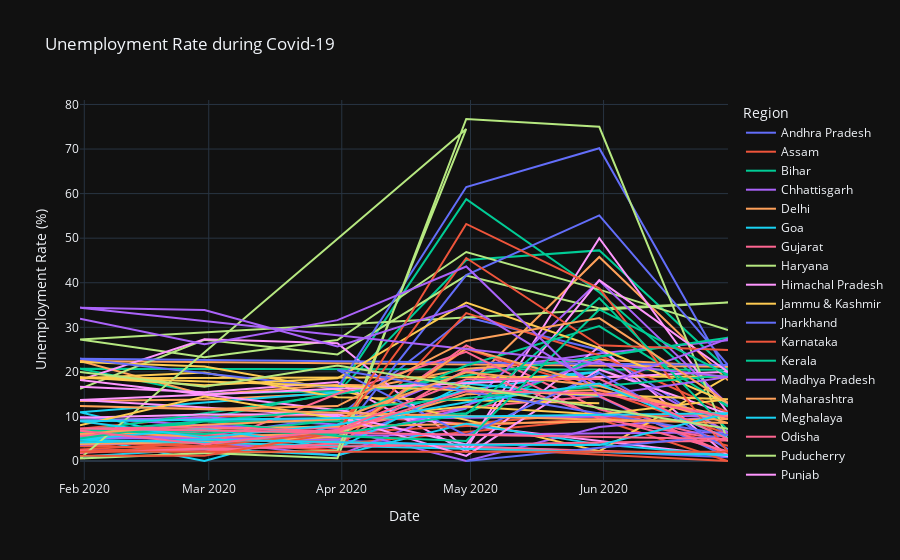

Source (notebook cell):
### Markdown cell above
# Visualizations

### Code cell
# Filter the data for the Covid-19 period
start_date = pd.to_datetime('2020-01-01')
end_date = pd.to_datetime('2022-12-31')
covid_df = df[(df['Date'] >= start_date) & (df['Date'] <= end_date)]

# Plot the unemployment rate over time during Covid-19
fig = px.line(covid_df, x='Date', y='EstimatedUnemploymentRate(%)',
              title='Unemployment Rate during Covid-19', color='Region',
              labels={'EstimatedUnemploymentRate(%)': 'Unemployment Rate (%)'},
              template='plotly_dark')  # Use a white background template

# Show the plot
fig.show()

# Based on the provided graph, it is evident that the region of Puducherry recorded the highest unemployment rate, reaching 76% on April 30, 2020.

### Figure 1 — Plotly figure (JSON) as saved in the notebook; plotly's stock layout.template omitted (floating-point values rounded to 4 significant figures)
{"data": [{"hovertemplate": "Region=Andhra Pradesh<br>Date=%{x}<br>Unemployment Rate (%)=%{y}<extra></extra>", "legendgroup": "Andhra Pradesh", "line": {"color": "#636efa", "dash": "solid"}, "marker": {"symbol": "circle"}, "mode": "lines", "name": "Andhra Pradesh", "orientation": "v", "showlegend": true, "type": "scatter", "x": ["2020-01-31T00:00:00", "2020-02-29T00:00:00", "2020-03-31T00:00:00", "2020-04-30T00:00:00", "2020-05-31T00:00:00", "2020-06-30T00:00:00", "2020-01-31T00:00:00", "2020-02-29T00:00:00", "2020-03-31T00:00:00", "2020-04-30T00:00:00", "2020-05-31T00:00:00", "2020-06-30T00:00:00"], "xaxis": "x", "y": [4.84, 5.91, 4.06, 16.29, 14.46, 0.85, 7.11, 5.66, 9.88, 32.3, 24.91, 5.86], "yaxis": "y"}, {"hovertemplate": "Region=Assam<br>Date=%{x}<br>Unemployment Rate (%)=%{y}<extra></extra>", "legendgroup": "Assam", "line": {"color": "#EF553B", "dash": "solid"}, "marker": {"symbol": "circle"}, "mode": "lines", "name": "Assam", "orientation": "v", "showlegend": true, "type": "scatter", "x": ["2020-01-31T00:00:00", "2020-02-29T00:00:00", "2020-03-31T00:00:00", "2020-05-31T00:00:00", "2020-06-30T00:00:00", "2020-01-31T00:00:00", "2020-02-29T00:00:00", "2020-03-31T00:00:00", "2020-04-30T00:00:00", "2020-05-31T00:00:00", "2020-06-30T00:00:00"], "xaxis": "x", "y": [4.29, 3.26, 3.77, 9.38, 0, 7.24, 9.98, 10.34, 8.37, 10.77, 3.42], "yaxis": "y"}, {"hovertemplate": "Region=Bihar<br>Date=%{x}<br>Unemployment Rate (%)=%{y}<extra></extra>", "legendgroup": "Bihar", "line": {"color": "#00cc96", "dash": "solid"}, "marker": {"symbol": "circle"}, "mode": "lines", "name": "Bihar", "orientation": "v", "showlegend": true, "type": "scatter", "x": ["2020-01-31T00:00:00", "2020-02-29T00:00:00", "2020-03-31T00:00:00", "2020-04-30T00:00:00", "2020-05-31T00:00:00", "2020-06-30T00:00:00", "2020-01-31T00:00:00", "2020-02-29T00:00:00", "2020-03-31T00:00:00", "2020-04-30T00:00:00", "2020-05-31T00:00:00", "2020-06-30T00:00:00"], "xaxis": "x", "y": [9.13, 9.61, 15.39, 45.09, 47.26, 20.49, 20.69, 15.11, 15.73, 58.77, 37.87, 12.45], "yaxis": "y"}, {"hovertemplate": "Region=Chhattisgarh<br>Date=%{x}<br>Unemployment Rate (%)=%{y}<extra></extra>", "legendgroup": "Chhattisgarh", "line": {"color": "#ab63fa", "dash": "solid"}, "marker": {"symbol": "circle"}, "mode": "lines", "name": "Chhattisgarh", "orientation": "v", "showlegend": true, "type": "scatter", "x": ["2020-01-31T00:00:00", "2020-02-29T00:00:00", "2020-03-31T00:00:00", "2020-04-30T00:00:00", "2020-05-31T00:00:00", "2020-06-30T00:00:00", "2020-01-31T00:00:00", "2020-02-29T00:00:00", "2020-03-31T00:00:00", "2020-04-30T00:00:00", "2020-05-31T00:00:00", "2020-06-30T00:00:00"], "xaxis": "x", "y": [9.89, 7.89, 7.31, 0, 7.64, 10.14, 9.01, 9.79, 8.21, 20.13, 24.1, 27.07], "yaxis": "y"}, {"hovertemplate": "Region=Delhi<br>Date=%{x}<br>Unemployment Rate (%)=%{y}<extra></extra>", "legendgroup": "Delhi", "line": {"color": "#FFA15A", "dash": "solid"}, "marker": {"symbol": "circle"}, "mode": "lines", "name": "Delhi", "orientation": "v", "showlegend": true, "type": "scatter", "x": ["2020-01-31T00:00:00", "2020-02-29T00:00:00", "2020-03-31T00:00:00", "2020-04-30T00:00:00", "2020-05-31T00:00:00", "2020-06-30T00:00:00", "2020-01-31T00:00:00", "2020-02-29T00:00:00", "2020-03-31T00:00:00", "2020-04-30T00:00:00", "2020-05-31T00:00:00", "2020-06-30T00:00:00"], "xaxis": "x", "y": [13.48, 13.81, 15.18, 20.69, 22.76, 21.14, 22.45, 14.86, 17.09, 16.51, 45.78, 18.11], "yaxis": "y"}, {"hovertemplate": "Region=Goa<br>Date=%{x}<br>Unemployment Rate (%)=%{y}<extra></extra>", "legendgroup": "Goa", "line": {"color": "#19d3f3", "dash": "solid"}, "marker": {"symbol": "circle"}, "mode": "lines", "name": "Goa", "orientation": "v", "showlegend": true, "type": "scatter", "x": ["2020-01-31T00:00:00", "2020-02-29T00:00:00", "2020-04-30T00:00:00", "2020-05-31T00:00:00", "2020-01-31T00:00:00", "2020-02-29T00:00:00", "2020-03-31T00:00:00", "2020-04-30T00:00:00"], "xaxis": "x", "y": [5.38, 0, 15.91, 20, 10.92, 4.31, 4.76, 11.76], "yaxis": "y"}, {"hovertemplate": "Region=Gujarat<br>Date=%{x}<br>Unemployment Rate (%)=%{y}<extra></extra>", "legendgroup": "Gujarat", "line": {"color": "#FF6692", "dash": "solid"}, "marker": {"symbol": "circle"}, "mode": "lines", "name": "Gujarat", "orientation": "v", "showlegend": true, "type": "scatter", "x": ["2020-01-31T00:00:00", "2020-02-29T00:00:00", "2020-03-31T00:00:00", "2020-04-30T00:00:00", "2020-05-31T00:00:00", "2020-06-30T00:00:00", "2020-01-31T00:00:00", "2020-02-29T00:00:00", "2020-03-31T00:00:00", "2020-04-30T00:00:00", "2020-05-31T00:00:00", "2020-06-30T00:00:00"], "xaxis": "x", "y": [5.35, 6.64, 7.59, 12, 14.58, 1.41, 5.82, 6.04, 5.39, 25.94, 11.62, 4.54], "yaxis": "y"}, {"hovertemplate": "Region=Haryana<br>Date=%{x}<br>Unemployment Rate (%)=%{y}<extra></extra>", "legendgroup": "Haryana", "line": {"color": "#B6E880", "dash": "solid"}, "marker": {"symbol": "circle"}, "mode": "lines", "name": "Haryana", "orientation": "v", "showlegend": true, "type": "scatter", "x": ["2020-01-31T00:00:00", "2020-02-29T00:00:00", "2020-03-31T00:00:00", "2020-04-30T00:00:00", "2020-05-31T00:00:00", "2020-06-30T00:00:00", "2020-01-31T00:00:00", "2020-02-29T00:00:00", "2020-03-31T00:00:00", "2020-04-30T00:00:00", "2020-05-31T00:00:00", "2020-06-30T00:00:00"], "xaxis": "x", "y": [16.21, 27.19, 23.92, 41.61, 34.22, 35.57, 27.24, 23.29, 27.14, 46.89, 38.46, 29.41], "yaxis": "y"}, {"hovertemplate": "Region=Himachal Pradesh<br>Date=%{x}<br>Unemployment Rate (%)=%{y}<extra></extra>", "legendgroup": "Himachal Pradesh", "line": {"color": "#FF97FF", "dash": "solid"}, "marker": {"symbol": "circle"}, "mode": "lines", "name": "Himachal Pradesh", "orientation": "v", "showlegend": true, "type": "scatter", "x": ["2020-01-31T00:00:00", "2020-02-29T00:00:00", "2020-03-31T00:00:00", "2020-04-30T00:00:00", "2020-05-31T00:00:00", "2020-06-30T00:00:00", "2020-01-31T00:00:00", "2020-02-29T00:00:00", "2020-03-31T00:00:00", "2020-04-30T00:00:00", "2020-05-31T00:00:00", "2020-06-30T00:00:00"], "xaxis": "x", "y": [16.67, 15.42, 17.71, 2.13, 25.64, 1.12, 18.15, 27.31, 26.44, 2.7, 50, 10.81], "yaxis": "y"}, {"hovertemplate": "Region=Jammu & Kashmir<br>Date=%{x}<br>Unemployment Rate (%)=%{y}<extra></extra>", "legendgroup": "Jammu & Kashmir", "line": {"color": "#FECB52", "dash": "solid"}, "marker": {"symbol": "circle"}, "mode": "lines", "name": "Jammu & Kashmir", "orientation": "v", "showlegend": true, "type": "scatter", "x": ["2020-01-31T00:00:00", "2020-02-29T00:00:00", "2020-03-31T00:00:00", "2020-05-31T00:00:00", "2020-06-30T00:00:00", "2020-01-31T00:00:00", "2020-02-29T00:00:00", "2020-03-31T00:00:00", "2020-05-31T00:00:00"], "xaxis": "x", "y": [22.19, 21.23, 16, 2.22, 18.97, 18.54, 19.86, 14.29, 12.96], "yaxis": "y"}, {"hovertemplate": "Region=Jharkhand<br>Date=%{x}<br>Unemployment Rate (%)=%{y}<extra></extra>", "legendgroup": "Jharkhand", "line": {"color": "#636efa", "dash": "solid"}, "marker": {"symbol": "circle"}, "mode": "lines", "name": "Jharkhand", "orientation": "v", "showlegend": true, "type": "scatter", "x": ["2020-01-31T00:00:00", "2020-02-29T00:00:00", "2020-03-31T00:00:00", "2020-04-30T00:00:00", "2020-05-31T00:00:00", "2020-06-30T00:00:00", "2020-01-31T00:00:00", "2020-02-29T00:00:00", "2020-03-31T00:00:00", "2020-04-30T00:00:00", "2020-05-31T00:00:00", "2020-06-30T00:00:00"], "xaxis": "x", "y": [6.16, 9.06, 5.01, 41.72, 55.1, 21.53, 22.96, 19.67, 16.4, 61.48, 70.17, 19.38], "yaxis": "y"}, {"hovertemplate": "Region=Karnataka<br>Date=%{x}<br>Unemployment Rate (%)=%{y}<extra></extra>", "legendgroup": "Karnataka", "line": {"color": "#EF553B", "dash": "solid"}, "marker": {"symbol": "circle"}, "mode": "lines", "name": "Karnataka", "orientation": "v", "showlegend": true, "type": "scatter", "x": ["2020-01-31T00:00:00", "2020-02-29T00:00:00", "2020-03-31T00:00:00", "2020-04-30T00:00:00", "2020-05-31T00:00:00", "2020-06-30T00:00:00", "2020-01-31T00:00:00", "2020-02-29T00:00:00", "2020-03-31T00:00:00", "2020-04-30T00:00:00", "2020-05-31T00:00:00", "2020-06-30T00:00:00"], "xaxis": "x", "y": [2.57, 4.11, 2.39, 33.17, 23.72, 10.92, 3.31, 2.88, 4.92, 25.12, 15.88, 6.12], "yaxis": "y"}, {"hovertemplate": "Region=Kerala<br>Date=%{x}<br>Unemployment Rate (%)=%{y}<extra></extra>", "legendgroup": "Kerala", "line": {"color": "#00cc96", "dash": "solid"}, "marker": {"symbol": "circle"}, "mode": "lines", "name": "Kerala", "orientation": "v", "showlegend": true, "type": "scatter", "x": ["2020-01-31T00:00:00", "2020-02-29T00:00:00", "2020-03-31T00:00:00", "2020-04-30T00:00:00", "2020-05-31T00:00:00", "2020-06-30T00:00:00", "2020-01-31T00:00:00", "2020-02-29T00:00:00", "2020-03-31T00:00:00", "2020-04-30T00:00:00", "2020-05-31T00:00:00", "2020-06-30T00:00:00"], "xaxis": "x", "y": [4.11, 8.91, 8.85, 10.71, 23.38, 27.66, 6.65, 6.08, 9.14, 21.43, 30.28, 12.17], "yaxis": "y"}, {"hovertemplate": "Region=Madhya Pradesh<br>Date=%{x}<br>Unemployment Rate (%)=%{y}<extra></extra>", "legendgroup": "Madhya Pradesh", "line": {"color": "#ab63fa", "dash": "solid"}, "marker": {"symbol": "circle"}, "mode": "lines", "name": "Madhya Pradesh", "orientation": "v", "showlegend": true, "type": "scatter", "x": ["2020-01-31T00:00:00", "2020-02-29T00:00:00", "2020-03-31T00:00:00", "2020-04-30T00:00:00", "2020-05-31T00:00:00", "2020-06-30T00:00:00", "2020-01-31T00:00:00", "2020-02-29T00:00:00", "2020-03-31T00:00:00", "2020-04-30T00:00:00", "2020-05-31T00:00:00", "2020-06-30T00:00:00"], "xaxis": "x", "y": [3.66, 4.42, 1.19, 12.5, 22.46, 6.46, 5.17, 4.96, 4.8, 11.94, 40.49, 12.72], "yaxis": "y"}, {"hovertemplate": "Region=Maharashtra<br>Date=%{x}<br>Unemployment Rate (%)=%{y}<extra></extra>", "legendgroup": "Maharashtra", "line": {"color": "#FFA15A", "dash": "solid"}, "marker": {"symbol": "circle"}, "mode": "lines", "name": "Maharashtra", "orientation": "v", "showlegend": true, "type": "scatter", "x": ["2020-01-31T00:00:00", "2020-02-29T00:00:00", "2020-03-31T00:00:00", "2020-04-30T00:00:00", "2020-05-31T00:00:00", "2020-06-30T00:00:00", "2020-01-31T00:00:00", "2020-02-29T00:00:00", "2020-03-31T00:00:00", "2020-04-30T00:00:00", "2020-05-31T00:00:00", "2020-06-30T00:00:00"], "xaxis": "x", "y": [3.8, 4.24, 5.38, 25.28, 16.89, 9.4, 6.67, 5.34, 6.34, 14.99, 15.92, 10.01], "yaxis": "y"}, {"hovertemplate": "Region=Meghalaya<br>Date=%{x}<br>Unemployment Rate (%)=%{y}<extra></extra>", "legendgroup": "Meghalaya", "line": {"color": "#19d3f3", "dash": "solid"}, "marker": {"symbol": "circle"}, "mode": "lines", "name": "Meghalaya", "orientation": "v", "showlegend": true, "type": "scatter", "x": ["2020-01-31T00:00:00", "2020-02-29T00:00:00", "2020-03-31T00:00:00", "2020-04-30T00:00:00", "2020-05-31T00:00:00", "2020-06-30T00:00:00", "2020-01-31T00:00:00", "2020-02-29T00:00:00", "2020-03-31T00:00:00", "2020-04-30T00:00:00", "2020-05-31T00:00:00"], "xaxis": "x", "y": [0.97, 2.76, 1.28, 8.38, 3.73, 1.35, 4.76, 7.37, 2.8, 17.39, 14.58], "yaxis": "y"}, {"hovertemplate": "Region=Odisha<br>Date=%{x}<br>Unemployment Rate (%)=%{y}<extra></extra>", "legendgroup": "Odisha", "line": {"color": "#FF6692", "dash": "solid"}, "marker": {"symbol": "circle"}, "mode": "lines", "name": "Odisha", "orientation": "v", "showlegend": true, "type": "scatter", "x": ["2020-01-31T00:00:00", "2020-02-29T00:00:00", "2020-03-31T00:00:00", "2020-04-30T00:00:00", "2020-05-31T00:00:00", "2020-06-30T00:00:00", "2020-01-31T00:00:00", "2020-02-29T00:00:00", "2020-03-31T00:00:00", "2020-04-30T00:00:00", "2020-05-31T00:00:00", "2020-06-30T00:00:00"], "xaxis": "x", "y": [1.81, 3.31, 15.09, 24.48, 9.45, 4.59, 2.28, 2.19, 3.96, 20.5, 10, 2.18], "yaxis": "y"}, {"hovertemplate": "Region=Puducherry<br>Date=%{x}<br>Unemployment Rate (%)=%{y}<extra></extra>", "legendgroup": "Puducherry", "line": {"color": "#B6E880", "dash": "solid"}, "marker": {"symbol": "circle"}, "mode": "lines", "name": "Puducherry", "orientation": "v", "showlegend": true, "type": "scatter", "x": ["2020-01-31T00:00:00", "2020-02-29T00:00:00", "2020-03-31T00:00:00", "2020-04-30T00:00:00", "2020-01-31T00:00:00", "2020-02-29T00:00:00", "2020-03-31T00:00:00", "2020-04-30T00:00:00", "2020-05-31T00:00:00", "2020-06-30T00:00:00"], "xaxis": "x", "y": [0.58, 1.74, 2.31, 74.51, 0.57, 1.78, 0.62, 76.74, 75, 4.55], "yaxis": "y"}, {"hovertemplate": "Region=Punjab<br>Date=%{x}<br>Unemployment Rate (%)=%{y}<extra></extra>", "legendgroup": "Punjab", "line": {"color": "#FF97FF", "dash": "solid"}, "marker": {"symbol": "circle"}, "mode": "lines", "name": "Punjab", "orientation": "v", "showlegend": true, "type": "scatter", "x": ["2020-01-31T00:00:00", "2020-02-29T00:00:00", "2020-03-31T00:00:00", "2020-04-30T00:00:00", "2020-05-31T00:00:00", "2020-06-30T00:00:00", "2020-01-31T00:00:00", "2020-02-29T00:00:00", "2020-03-31T00:00:00", "2020-04-30T00:00:00", "2020-05-31T00:00:00", "2020-06-30T00:00:00"], "xaxis": "x", "y": [9.69, 10.41, 10.51, 3.69, 40.59, 20, 13.68, 11.99, 9.97, 1.13, 20.54, 10.55], "yaxis": "y"}, {"hovertemplate": "Region=Rajasthan<br>Date=%{x}<br>Unemployment Rate (%)=%{y}<extra></extra>", "legendgroup": "Rajasthan", "line": {"color": "#FECB52", "dash": "solid"}, "marker": {"symbol": "circle"}, "mode": "lines", "name": "Rajasthan", "orientation": "v", "showlegend": true, "type": "scatter", "x": ["2020-01-31T00:00:00", "2020-02-29T00:00:00", "2020-03-31T00:00:00", "2020-04-30T00:00:00", "2020-05-31T00:00:00", "2020-06-30T00:00:00", "2020-01-31T00:00:00", "2020-02-29T00:00:00", "2020-03-31T00:00:00", "2020-04-30T00:00:00", "2020-05-31T00:00:00", "2020-06-30T00:00:00"], "xaxis": "x", "y": [8, 14.48, 9.47, 12.25, 10.45, 13.86, 18.82, 17.02, 18.54, 35.53, 25.35, 13.04], "yaxis": "y"}, {"hovertemplate": "Region=Sikkim<br>Date=%{x}<br>Unemployment Rate (%)=%{y}<extra></extra>", "legendgroup": "Sikkim", "line": {"color": "#636efa", "dash": "solid"}, "marker": {"symbol": "circle"}, "mode": "lines", "name": "Sikkim", "orientation": "v", "showlegend": true, "type": "scatter", "x": ["2020-04-30T00:00:00", "2020-06-30T00:00:00", "2020-03-31T00:00:00", "2020-04-30T00:00:00", "2020-05-31T00:00:00", "2020-06-30T00:00:00"], "xaxis": "x", "y": [0, 5.81, 20.45, 5.77, 19.75, 2.63], "yaxis": "y"}, {"hovertemplate": "Region=Tamil Nadu<br>Date=%{x}<br>Unemployment Rate (%)=%{y}<extra></extra>", "legendgroup": "Tamil Nadu", "line": {"color": "#EF553B", "dash": "solid"}, "marker": {"symbol": "circle"}, "mode": "lines", "name": "Tamil Nadu", "orientation": "v", "showlegend": true, "type": "scatter", "x": ["2020-01-31T00:00:00", "2020-02-29T00:00:00", "2020-03-31T00:00:00", "2020-04-30T00:00:00", "2020-05-31T00:00:00", "2020-06-30T00:00:00", "2020-01-31T00:00:00", "2020-02-29T00:00:00", "2020-03-31T00:00:00", "2020-04-30T00:00:00", "2020-05-31T00:00:00", "2020-06-30T00:00:00"], "xaxis": "x", "y": [1.18, 1.17, 6.36, 53.19, 38.73, 2.06, 2.05, 3.31, 6.46, 45.55, 25.95, 24.93], "yaxis": "y"}, {"hovertemplate": "Region=Telangana<br>Date=%{x}<br>Unemployment Rate (%)=%{y}<extra></extra>", "legendgroup": "Telangana", "line": {"color": "#00cc96", "dash": "solid"}, "marker": {"symbol": "circle"}, "mode": "lines", "name": "Telangana", "orientation": "v", "showlegend": true, "type": "scatter", "x": ["2020-01-31T00:00:00", "2020-02-29T00:00:00", "2020-03-31T00:00:00", "2020-04-30T00:00:00", "2020-05-31T00:00:00", "2020-06-30T00:00:00", "2020-01-31T00:00:00", "2020-02-29T00:00:00", "2020-03-31T00:00:00", "2020-04-30T00:00:00", "2020-05-31T00:00:00", "2020-06-30T00:00:00"], "xaxis": "x", "y": [5.02, 9.02, 5.63, 4.51, 34.01, 19.3, 6.49, 6.74, 6.1, 10.5, 36.57, 6.92], "yaxis": "y"}, {"hovertemplate": "Region=Tripura<br>Date=%{x}<br>Unemployment Rate (%)=%{y}<extra></extra>", "legendgroup": "Tripura", "line": {"color": "#ab63fa", "dash": "solid"}, "marker": {"symbol": "circle"}, "mode": "lines", "name": "Tripura", "orientation": "v", "showlegend": true, "type": "scatter", "x": ["2020-01-31T00:00:00", "2020-02-29T00:00:00", "2020-03-31T00:00:00", "2020-04-30T00:00:00", "2020-05-31T00:00:00", "2020-06-30T00:00:00", "2020-01-31T00:00:00", "2020-02-29T00:00:00", "2020-03-31T00:00:00", "2020-04-30T00:00:00", "2020-05-31T00:00:00", "2020-06-30T00:00:00"], "xaxis": "x", "y": [31.91, 26.22, 31.61, 43.64, 14.71, 18.84, 34.37, 33.88, 25.69, 34.88, 16.78, 27.47], "yaxis": "y"}, {"hovertemplate": "Region=Uttar Pradesh<br>Date=%{x}<br>Unemployment Rate (%)=%{y}<extra></extra>", "legendgroup": "Uttar Pradesh", "line": {"color": "#FFA15A", "dash": "solid"}, "marker": {"symbol": "circle"}, "mode": "lines", "name": "Uttar Pradesh", "orientation": "v", "showlegend": true, "type": "scatter", "x": ["2020-01-31T00:00:00", "2020-02-29T00:00:00", "2020-03-31T00:00:00", "2020-04-30T00:00:00", "2020-05-31T00:00:00", "2020-06-30T00:00:00", "2020-01-31T00:00:00", "2020-02-29T00:00:00", "2020-03-31T00:00:00", "2020-04-30T00:00:00", "2020-05-31T00:00:00", "2020-06-30T00:00:00"], "xaxis": "x", "y": [6.06, 8.12, 9.37, 19.92, 16.89, 8.51, 12.34, 11.65, 12.32, 26.94, 32.06, 13.05], "yaxis": "y"}, {"hovertemplate": "Region=Uttarakhand<br>Date=%{x}<br>Unemployment Rate (%)=%{y}<extra></extra>", "legendgroup": "Uttarakhand", "line": {"color": "#19d3f3", "dash": "solid"}, "marker": {"symbol": "circle"}, "mode": "lines", "name": "Uttarakhand", "orientation": "v", "showlegend": true, "type": "scatter", "x": ["2020-01-31T00:00:00", "2020-02-29T00:00:00", "2020-04-30T00:00:00", "2020-05-31T00:00:00", "2020-06-30T00:00:00", "2020-01-31T00:00:00", "2020-02-29T00:00:00", "2020-03-31T00:00:00", "2020-04-30T00:00:00", "2020-05-31T00:00:00", "2020-06-30T00:00:00"], "xaxis": "x", "y": [4.17, 4.85, 3.66, 3.57, 10.71, 8.92, 5.28, 8.15, 13.18, 17.36, 5.08], "yaxis": "y"}, {"hovertemplate": "Region=West Bengal<br>Date=%{x}<br>Unemployment Rate (%)=%{y}<extra></extra>", "legendgroup": "West Bengal", "line": {"color": "#FF6692", "dash": "solid"}, "marker": {"symbol": "circle"}, "mode": "lines", "name": "West Bengal", "orientation": "v", "showlegend": true, "type": "scatter", "x": ["2020-01-31T00:00:00", "2020-02-29T00:00:00", "2020-03-31T00:00:00", "2020-04-30T00:00:00", "2020-05-31T00:00:00", "2020-06-30T00:00:00", "2020-01-31T00:00:00", "2020-02-29T00:00:00", "2020-03-31T00:00:00", "2020-04-30T00:00:00", "2020-05-31T00:00:00", "2020-06-30T00:00:00"], "xaxis": "x", "y": [6.79, 3.78, 7.02, 18.32, 18.43, 4.94, 7.27, 7.55, 6.67, 15.63, 15.22, 9.86], "yaxis": "y"}, {"hovertemplate": "Region=Chandigarh<br>Date=%{x}<br>Unemployment Rate (%)=%{y}<extra></extra>", "legendgroup": "Chandigarh", "line": {"color": "#B6E880", "dash": "solid"}, "marker": {"symbol": "circle"}, "mode": "lines", "name": "Chandigarh", "orientation": "v", "showlegend": true, "type": "scatter", "x": ["2020-01-31T00:00:00", "2020-02-29T00:00:00", "2020-03-31T00:00:00", "2020-06-30T00:00:00"], "xaxis": "x", "y": [20, 16.67, 21.43, 7.22], "yaxis": "y"}], "layout": {"legend": {"title": {"text": "Region"}, "tracegroupgap": 0}, "title": {"text": "Unemployment Rate during Covid-19"}, "xaxis": {"anchor": "y", "domain": [0, 1], "title": {"text": "Date"}}, "yaxis": {"anchor": "x", "domain": [0, 1], "title": {"text": "Unemployment Rate (%)"}}}}
